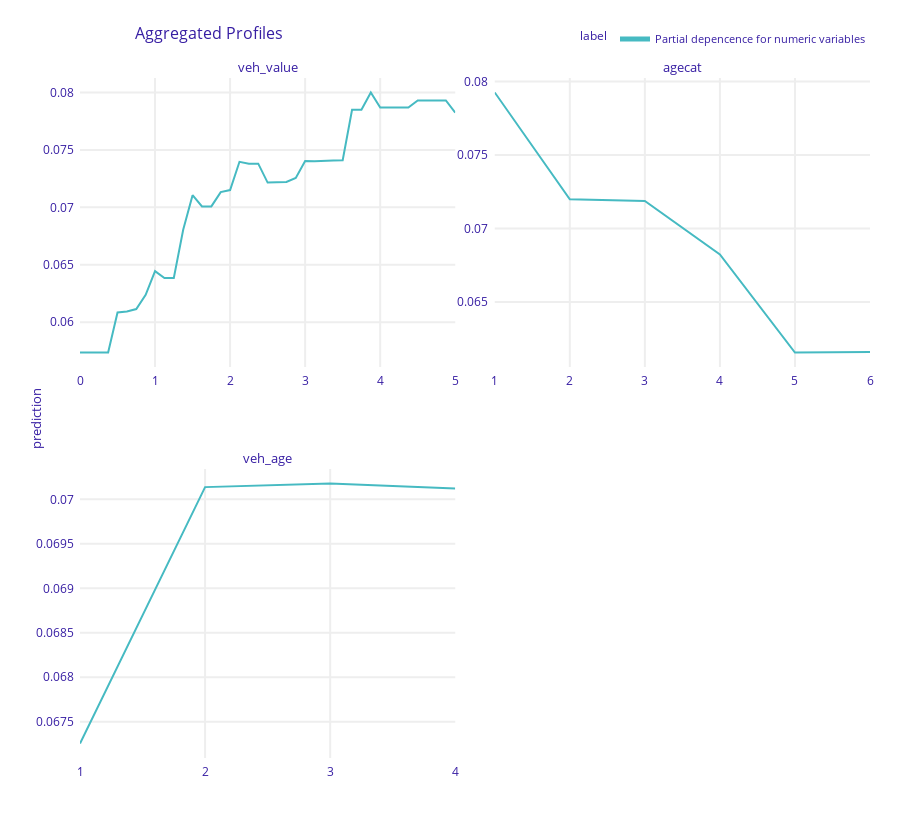
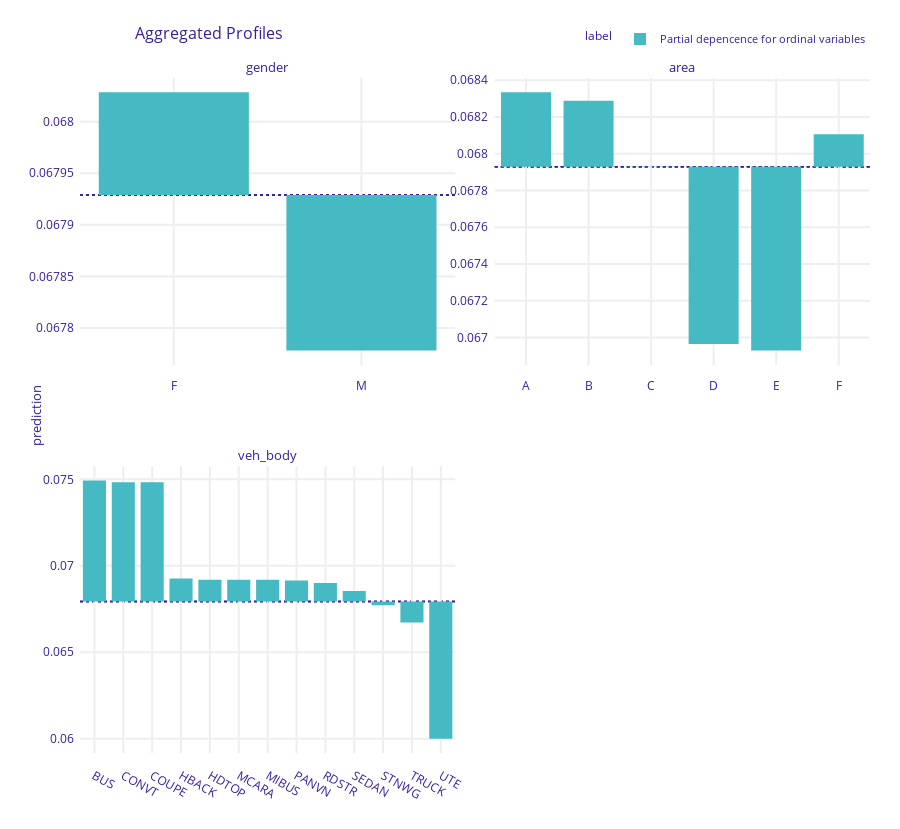

Write notebook code for charts like these, in order.
### Code cell
# Interpret model
import numpy as np
import dalex as dx
from sklearn.metrics import log_loss

# Variable importance regarding MSE improvement
lgb.plot_importance(fit, importance_type="gain", xlabel="Gain")

# Set up explainer object
def pred_fun(m, df):
    return m.predict(encoder.transform(df))


exp = dx.Explainer(fit, df_train, predict_function=pred_fun, verbose=False)

# Test performance
test_loss = log_loss(y_test, exp.predict(df_test))
test_loss0 = log_loss(y_test, np.repeat(y_train.mean(), len(y_test)))
rel_imp = (test_loss0 - test_loss) / test_loss0

print(f"Test log-loss: {test_loss: .3f}")
print(f"Relative improvement in log-loss: {rel_imp: .3%}")

# Partial dependence plots on training data
num_eval_at = {
    "veh_value": np.linspace(0, 5, 41),
    "agecat": sorted(car["agecat"].unique()),
    "veh_age": sorted(car["veh_age"].unique()),
}
pdp_num = exp.model_profile(
    variable_splits=num_eval_at,
    label="Partial depencence for numeric variables",
    verbose=False,
)
pdp_num.plot(facet_scales="free")

pdp_ord = exp.model_profile(
    variable_type="categorical",
    variable_splits=dict(zip(ord_features, ord_levels)),
    label="Partial depencence for ordinal variables",
    verbose=False,
)
pdp_ord.plot(facet_scales="free")

### Figure 1 — Plotly figure (JSON) as saved in the notebook; plotly's stock layout.template omitted (floating-point values rounded to 4 significant figures)
{"data": [{"customdata": [[0.06924, "Partial depencence for numeric variables", "veh_value"], [0.06924, "Partial depencence for numeric variables", "veh_value"], [0.06924, "Partial depencence for numeric variables", "veh_value"], [0.06924, "Partial depencence for numeric variables", "veh_value"], [0.06924, "Partial depencence for numeric variables", "veh_value"], [0.06924, "Partial depencence for numeric variables", "veh_value"], [0.06924, "Partial depencence for numeric variables", "veh_value"], [0.06924, "Partial depencence for numeric variables", "veh_value"], [0.06924, "Partial depencence for numeric variables", "veh_value"], [0.06924, "Partial depencence for numeric variables", "veh_value"], [0.06924, "Partial depencence for numeric variables", "veh_value"], [0.06924, "Partial depencence for numeric variables", "veh_value"], [0.06924, "Partial depencence for numeric variables", "veh_value"], [0.06924, "Partial depencence for numeric variables", "veh_value"], [0.06924, "Partial depencence for numeric variables", "veh_value"], [0.06924, "Partial depencence for numeric variables", "veh_value"], [0.06924, "Partial depencence for numeric variables", "veh_value"], [0.06924, "Partial depencence for numeric variables", "veh_value"], [0.06924, "Partial depencence for numeric variables", "veh_value"], [0.06924, "Partial depencence for numeric variables", "veh_value"], [0.06924, "Partial depencence for numeric variables", "veh_value"], [0.06924, "Partial depencence for numeric variables", "veh_value"], [0.06924, "Partial depencence for numeric variables", "veh_value"], [0.06924, "Partial depencence for numeric variables", "veh_value"], [0.06924, "Partial depencence for numeric variables", "veh_value"], [0.06924, "Partial depencence for numeric variables", "veh_value"], [0.06924, "Partial depencence for numeric variables", "veh_value"], [0.06924, "Partial depencence for numeric variables", "veh_value"], [0.06924, "Partial depencence for numeric variables", "veh_value"], [0.06924, "Partial depencence for numeric variables", "veh_value"], [0.06924, "Partial depencence for numeric variables", "veh_value"], [0.06924, "Partial depencence for numeric variables", "veh_value"], [0.06924, "Partial depencence for numeric variables", "veh_value"], [0.06924, "Partial depencence for numeric variables", "veh_value"], [0.06924, "Partial depencence for numeric variables", "veh_value"], [0.06924, "Partial depencence for numeric variables", "veh_value"], [0.06924, "Partial depencence for numeric variables", "veh_value"], [0.06924, "Partial depencence for numeric variables", "veh_value"], [0.06924, "Partial depencence for numeric variables", "veh_value"], [0.06924, "Partial depencence for numeric variables", "veh_value"], [0.06924, "Partial depencence for numeric variables", "veh_value"]], "hovertemplate": "<b>%{hovertext}</b><br><br>prediction=%{y:.3f}<br>mean_prediction=%{customdata[0]:.3f}<extra></extra>", "hovertext": ["Partial depencence for numeric variables", "Partial depencence for numeric variables", "Partial depencence for numeric variables", "Partial depencence for numeric variables", "Partial depencence for numeric variables", "Partial depencence for numeric variables", "Partial depencence for numeric variables", "Partial depencence for numeric variables", "Partial depencence for numeric variables", "Partial depencence for numeric variables", "Partial depencence for numeric variables", "Partial depencence for numeric variables", "Partial depencence for numeric variables", "Partial depencence for numeric variables", "Partial depencence for numeric variables", "Partial depencence for numeric variables", "Partial depencence for numeric variables", "Partial depencence for numeric variables", "Partial depencence for numeric variables", "Partial depencence for numeric variables", "Partial depencence for numeric variables", "Partial depencence for numeric variables", "Partial depencence for numeric variables", "Partial depencence for numeric variables", "Partial depencence for numeric variables", "Partial depencence for numeric variables", "Partial depencence for numeric variables", "Partial depencence for numeric variables", "Partial depencence for numeric variables", "Partial depencence for numeric variables", "Partial depencence for numeric variables", "Partial depencence for numeric variables", "Partial depencence for numeric variables", "Partial depencence for numeric variables", "Partial depencence for numeric variables", "Partial depencence for numeric variables", "Partial depencence for numeric variables", "Partial depencence for numeric variables", "Partial depencence for numeric variables", "Partial depencence for numeric variables", "Partial depencence for numeric variables"], "legendgroup": "Partial depencence for numeric variables", "line": {"color": "#46bac2", "dash": "solid", "width": 2}, "marker": {"symbol": "circle"}, "mode": "lines", "name": "Partial depencence for numeric variables", "opacity": 1, "orientation": "v", "showlegend": true, "type": "scatter", "x": [0, 0.125, 0.25, 0.375, 0.5, 0.625, 0.75, 0.875, 1, 1.125, 1.25, 1.375, 1.5, 1.625, 1.75, 1.875, 2, 2.125, 2.25, 2.375, 2.5, 2.625, 2.75, 2.875, 3, 3.125, 3.25, 3.375, 3.5, 3.625, 3.75, 3.875, 4, 4.125, 4.25, 4.375, 4.5, 4.625, 4.75, 4.875, 5], "xaxis": "x3", "y": [0.05735, 0.05735, 0.05735, 0.05735, 0.06084, 0.06092, 0.06114, 0.06239, 0.06445, 0.06384, 0.06384, 0.06805, 0.07106, 0.07008, 0.07008, 0.07133, 0.07151, 0.07397, 0.07381, 0.07381, 0.07216, 0.07222, 0.07222, 0.07256, 0.07403, 0.07403, 0.07403, 0.07408, 0.0741, 0.0785, 0.0785, 0.08001, 0.0787, 0.0787, 0.0787, 0.0787, 0.07931, 0.07931, 0.07931, 0.07931, 0.07825], "yaxis": "y3"}, {"customdata": [[0.06924, "Partial depencence for numeric variables", "agecat"], [0.06924, "Partial depencence for numeric variables", "agecat"], [0.06924, "Partial depencence for numeric variables", "agecat"], [0.06924, "Partial depencence for numeric variables", "agecat"], [0.06924, "Partial depencence for numeric variables", "agecat"], [0.06924, "Partial depencence for numeric variables", "agecat"]], "hovertemplate": "<b>%{hovertext}</b><br><br>prediction=%{y:.3f}<br>mean_prediction=%{customdata[0]:.3f}<extra></extra>", "hovertext": ["Partial depencence for numeric variables", "Partial depencence for numeric variables", "Partial depencence for numeric variables", "Partial depencence for numeric variables", "Partial depencence for numeric variables", "Partial depencence for numeric variables"], "legendgroup": "Partial depencence for numeric variables", "line": {"color": "#46bac2", "dash": "solid", "width": 2}, "marker": {"symbol": "circle"}, "mode": "lines", "name": "Partial depencence for numeric variables", "opacity": 1, "orientation": "v", "showlegend": false, "type": "scatter", "x": [1, 2, 3, 4, 5, 6], "xaxis": "x4", "y": [0.07925, 0.07198, 0.07187, 0.06823, 0.06155, 0.06158], "yaxis": "y4"}, {"customdata": [[0.06924, "Partial depencence for numeric variables", "veh_age"], [0.06924, "Partial depencence for numeric variables", "veh_age"], [0.06924, "Partial depencence for numeric variables", "veh_age"], [0.06924, "Partial depencence for numeric variables", "veh_age"]], "hovertemplate": "<b>%{hovertext}</b><br><br>prediction=%{y:.3f}<br>mean_prediction=%{customdata[0]:.3f}<extra></extra>", "hovertext": ["Partial depencence for numeric variables", "Partial depencence for numeric variables", "Partial depencence for numeric variables", "Partial depencence for numeric variables"], "legendgroup": "Partial depencence for numeric variables", "line": {"color": "#46bac2", "dash": "solid", "width": 2}, "marker": {"symbol": "circle"}, "mode": "lines", "name": "Partial depencence for numeric variables", "opacity": 1, "orientation": "v", "showlegend": false, "type": "scatter", "x": [1, 2, 3, 4], "xaxis": "x", "y": [0.06725, 0.07014, 0.07018, 0.07012], "yaxis": "y"}], "layout": {"annotations": [{"font": {"size": 13}, "showarrow": false, "text": "veh_age", "x": 0.2375, "xanchor": "center", "xref": "paper", "y": 0.425, "yanchor": "bottom", "yref": "paper"}, {"font": {"size": 13}, "showarrow": false, "text": "veh_value", "x": 0.2375, "xanchor": "center", "xref": "paper", "y": 1, "yanchor": "bottom", "yref": "paper"}, {"font": {"size": 13}, "showarrow": false, "text": "agecat", "x": 0.7625, "xanchor": "center", "xref": "paper", "y": 1, "yanchor": "bottom", "yref": "paper"}, {"font": {"size": 13}, "showarrow": false, "text": "prediction", "textangle": -90, "x": -0.07, "xref": "paper", "y": 0.5, "yref": "paper"}], "font": {"color": "#371ea3"}, "height": 829, "hovermode": "x unified", "legend": {"font": {"size": 11}, "itemsizing": "constant", "orientation": "h", "title": {"font": {"size": 12}, "text": "label"}, "tracegroupgap": 0, "x": 1, "xanchor": "right", "y": 1.036, "yanchor": "bottom"}, "margin": {"b": 71, "r": 30, "t": 78}, "title": {"font": {"size": 16}, "text": "Aggregated Profiles", "x": 0.15}, "xaxis": {"anchor": "y", "automargin": true, "domain": [0, 0.475], "fixedrange": true, "gridwidth": 2, "showticklabels": true, "tickcolor": "white", "ticklen": 3, "ticks": "outside", "title": {"text": ""}, "type": "linear", "zeroline": false}, "xaxis2": {"anchor": "y2", "automargin": true, "domain": [0.525, 1], "fixedrange": true, "gridwidth": 2, "showticklabels": true, "tickcolor": "white", "ticklen": 3, "ticks": "outside", "title": {"text": ""}, "type": "linear", "zeroline": false}, "xaxis3": {"anchor": "y3", "automargin": true, "domain": [0, 0.475], "fixedrange": true, "gridwidth": 2, "showticklabels": true, "tickcolor": "white", "ticklen": 3, "ticks": "outside", "title": {"text": ""}, "type": "linear", "zeroline": false}, "xaxis4": {"anchor": "y4", "automargin": true, "domain": [0.525, 1], "fixedrange": true, "gridwidth": 2, "showticklabels": true, "tickcolor": "white", "ticklen": 3, "ticks": "outside", "title": {"text": ""}, "type": "linear", "zeroline": false}, "yaxis": {"anchor": "x", "automargin": true, "domain": [0, 0.425], "fixedrange": true, "gridwidth": 2, "showticklabels": true, "tickcolor": "white", "ticklen": 3, "ticks": "outside", "title": {"text": ""}, "type": "linear", "zeroline": false}, "yaxis2": {"anchor": "x2", "automargin": true, "domain": [0, 0.425], "fixedrange": true, "gridwidth": 2, "showticklabels": true, "tickcolor": "white", "ticklen": 3, "ticks": "outside", "title": {"text": ""}, "type": "linear", "zeroline": false}, "yaxis3": {"anchor": "x3", "automargin": true, "domain": [0.575, 1], "fixedrange": true, "gridwidth": 2, "showticklabels": true, "tickcolor": "white", "ticklen": 3, "ticks": "outside", "title": {"text": ""}, "type": "linear", "zeroline": false}, "yaxis4": {"anchor": "x4", "automargin": true, "domain": [0.575, 1], "fixedrange": true, "gridwidth": 2, "showticklabels": true, "tickcolor": "white", "ticklen": 3, "ticks": "outside", "title": {"text": ""}, "type": "linear", "zeroline": false}}}

### Figure 2 — Plotly figure (JSON) as saved in the notebook; plotly's stock layout.template omitted (floating-point values rounded to 4 significant figures)
{"data": [{"alignmentgroup": "True", "base": [0.06793, 0.06793], "customdata": [[0.06803, "Partial depencence for ordinal variables", "gender"], [0.06778, "Partial depencence for ordinal variables", "gender"]], "hovertemplate": "<b>%{hovertext}</b><br><br>mean_prediction=%{base:.3f}<br>prediction=%{customdata[0]:.3f}<extra></extra>", "hovertext": ["Partial depencence for ordinal variables", "Partial depencence for ordinal variables"], "legendgroup": "Partial depencence for ordinal variables", "marker": {"color": "#46bac2", "pattern": {"shape": ""}}, "name": "Partial depencence for ordinal variables", "offsetgroup": "Partial depencence for ordinal variables", "orientation": "v", "showlegend": true, "textposition": "auto", "type": "bar", "x": ["F", "M"], "xaxis": "x3", "y": [9.951e-05, -0.0001508], "yaxis": "y3"}, {"alignmentgroup": "True", "base": [0.06793, 0.06793, 0.06793, 0.06793, 0.06793, 0.06793], "customdata": [[0.06833, "Partial depencence for ordinal variables", "area"], [0.06829, "Partial depencence for ordinal variables", "area"], [0.06793, "Partial depencence for ordinal variables", "area"], [0.06697, "Partial depencence for ordinal variables", "area"], [0.06693, "Partial depencence for ordinal variables", "area"], [0.06811, "Partial depencence for ordinal variables", "area"]], "hovertemplate": "<b>%{hovertext}</b><br><br>mean_prediction=%{base:.3f}<br>prediction=%{customdata[0]:.3f}<extra></extra>", "hovertext": ["Partial depencence for ordinal variables", "Partial depencence for ordinal variables", "Partial depencence for ordinal variables", "Partial depencence for ordinal variables", "Partial depencence for ordinal variables", "Partial depencence for ordinal variables"], "legendgroup": "Partial depencence for ordinal variables", "marker": {"color": "#46bac2", "pattern": {"shape": ""}}, "name": "Partial depencence for ordinal variables", "offsetgroup": "Partial depencence for ordinal variables", "orientation": "v", "showlegend": false, "textposition": "auto", "type": "bar", "x": ["A", "B", "C", "D", "E", "F"], "xaxis": "x4", "y": [0.0004048, 0.0003594, 1.393e-06, -0.0009634, -0.0009992, 0.0001771], "yaxis": "y4"}, {"alignmentgroup": "True", "base": [0.06793, 0.06793, 0.06793, 0.06793, 0.06793, 0.06793, 0.06793, 0.06793, 0.06793, 0.06793, 0.06793, 0.06793, 0.06793], "customdata": [[0.07493, "Partial depencence for ordinal variables", "veh_body"], [0.07483, "Partial depencence for ordinal variables", "veh_body"], [0.07483, "Partial depencence for ordinal variables", "veh_body"], [0.06926, "Partial depencence for ordinal variables", "veh_body"], [0.06919, "Partial depencence for ordinal variables", "veh_body"], [0.06919, "Partial depencence for ordinal variables", "veh_body"], [0.06919, "Partial depencence for ordinal variables", "veh_body"], [0.06914, "Partial depencence for ordinal variables", "veh_body"], [0.06901, "Partial depencence for ordinal variables", "veh_body"], [0.06854, "Partial depencence for ordinal variables", "veh_body"], [0.06772, "Partial depencence for ordinal variables", "veh_body"], [0.06673, "Partial depencence for ordinal variables", "veh_body"], [0.06, "Partial depencence for ordinal variables", "veh_body"]], "hovertemplate": "<b>%{hovertext}</b><br><br>mean_prediction=%{base:.3f}<br>prediction=%{customdata[0]:.3f}<extra></extra>", "hovertext": ["Partial depencence for ordinal variables", "Partial depencence for ordinal variables", "Partial depencence for ordinal variables", "Partial depencence for ordinal variables", "Partial depencence for ordinal variables", "Partial depencence for ordinal variables", "Partial depencence for ordinal variables", "Partial depencence for ordinal variables", "Partial depencence for ordinal variables", "Partial depencence for ordinal variables", "Partial depencence for ordinal variables", "Partial depencence for ordinal variables", "Partial depencence for ordinal variables"], "legendgroup": "Partial depencence for ordinal variables", "marker": {"color": "#46bac2", "pattern": {"shape": ""}}, "name": "Partial depencence for ordinal variables", "offsetgroup": "Partial depencence for ordinal variables", "orientation": "v", "showlegend": false, "textposition": "auto", "type": "bar", "x": ["BUS", "CONVT", "COUPE", "HBACK", "HDTOP", "MCARA", "MIBUS", "PANVN", "RDSTR", "SEDAN", "STNWG", "TRUCK", "UTE"], "xaxis": "x", "y": [0.007006, 0.006906, 0.006906, 0.001331, 0.001266, 0.001266, 0.001266, 0.001215, 0.00108, 0.0006132, -0.0002111, -0.001202, -0.007927], "yaxis": "y"}], "layout": {"annotations": [{"font": {"size": 13}, "showarrow": false, "text": "veh_body", "x": 0.2375, "xanchor": "center", "xref": "paper", "y": 0.425, "yanchor": "bottom", "yref": "paper"}, {"font": {"size": 13}, "showarrow": false, "text": "gender", "x": 0.2375, "xanchor": "center", "xref": "paper", "y": 1, "yanchor": "bottom", "yref": "paper"}, {"font": {"size": 13}, "showarrow": false, "text": "area", "x": 0.7625, "xanchor": "center", "xref": "paper", "y": 1, "yanchor": "bottom", "yref": "paper"}, {"font": {"size": 13}, "showarrow": false, "text": "prediction", "textangle": -90, "x": -0.07, "xref": "paper", "y": 0.5, "yref": "paper"}], "barmode": "group", "font": {"color": "#371ea3"}, "height": 829, "hovermode": "x unified", "legend": {"font": {"size": 11}, "itemsizing": "constant", "orientation": "h", "title": {"font": {"size": 12}, "text": "label"}, "tracegroupgap": 0, "x": 1, "xanchor": "right", "y": 1.036, "yanchor": "bottom"}, "margin": {"b": 71, "r": 30, "t": 78}, "shapes": [{"layer": "below", "line": {"color": "#371ea3", "dash": "dot", "width": 1.5}, "type": "line", "x0": 0, "x1": 1, "xref": "x domain", "y0": 0.06793, "y1": 0.06793, "yref": "y"}, {"layer": "below", "line": {"color": "#371ea3", "dash": "dot", "width": 1.5}, "type": "line", "x0": 0, "x1": 1, "xref": "x3 domain", "y0": 0.06793, "y1": 0.06793, "yref": "y3"}, {"layer": "below", "line": {"color": "#371ea3", "dash": "dot", "width": 1.5}, "type": "line", "x0": 0, "x1": 1, "xref": "x4 domain", "y0": 0.06793, "y1": 0.06793, "yref": "y4"}, {"layer": "below", "line": {"color": "#371ea3", "dash": "dot", "width": 1.5}, "type": "line", "x0": 0, "x1": 1, "xref": "x domain", "y0": 0.06793, "y1": 0.06793, "yref": "y"}, {"layer": "below", "line": {"color": "#371ea3", "dash": "dot", "width": 1.5}, "type": "line", "x0": 0, "x1": 1, "xref": "x3 domain", "y0": 0.06793, "y1": 0.06793, "yref": "y3"}, {"layer": "below", "line": {"color": "#371ea3", "dash": "dot", "width": 1.5}, "type": "line", "x0": 0, "x1": 1, "xref": "x4 domain", "y0": 0.06793, "y1": 0.06793, "yref": "y4"}, {"layer": "below", "line": {"color": "#371ea3", "dash": "dot", "width": 1.5}, "type": "line", "x0": 0, "x1": 1, "xref": "x domain", "y0": 0.06793, "y1": 0.06793, "yref": "y"}, {"layer": "below", "line": {"color": "#371ea3", "dash": "dot", "width": 1.5}, "type": "line", "x0": 0, "x1": 1, "xref": "x3 domain", "y0": 0.06793, "y1": 0.06793, "yref": "y3"}, {"layer": "below", "line": {"color": "#371ea3", "dash": "dot", "width": 1.5}, "type": "line", "x0": 0, "x1": 1, "xref": "x4 domain", "y0": 0.06793, "y1": 0.06793, "yref": "y4"}], "title": {"font": {"size": 16}, "text": "Aggregated Profiles", "x": 0.15}, "xaxis": {"anchor": "y", "automargin": true, "domain": [0, 0.475], "fixedrange": true, "gridwidth": 2, "showticklabels": true, "tickcolor": "white", "ticklen": 10, "ticks": "outside", "title": {"text": ""}, "type": "category"}, "xaxis2": {"anchor": "y2", "automargin": true, "domain": [0.525, 1], "fixedrange": true, "gridwidth": 2, "showticklabels": true, "tickcolor": "white", "ticklen": 10, "ticks": "outside", "title": {"text": ""}, "type": "category"}, "xaxis3": {"anchor": "y3", "automargin": true, "domain": [0, 0.475], "fixedrange": true, "gridwidth": 2, "showticklabels": true, "tickcolor": "white", "ticklen": 10, "ticks": "outside", "title": {"text": ""}, "type": "category"}, "xaxis4": {"anchor": "y4", "automargin": true, "domain": [0.525, 1], "fixedrange": true, "gridwidth": 2, "showticklabels": true, "tickcolor": "white", "ticklen": 10, "ticks": "outside", "title": {"text": ""}, "type": "category"}, "yaxis": {"anchor": "x", "automargin": true, "domain": [0, 0.425], "fixedrange": true, "gridwidth": 2, "showticklabels": true, "tickcolor": "white", "ticklen": 3, "ticks": "outside", "title": {"text": ""}, "type": "linear", "zeroline": false}, "yaxis2": {"anchor": "x2", "automargin": true, "domain": [0, 0.425], "fixedrange": true, "gridwidth": 2, "showticklabels": true, "tickcolor": "white", "ticklen": 3, "ticks": "outside", "title": {"text": ""}, "type": "linear", "zeroline": false}, "yaxis3": {"anchor": "x3", "automargin": true, "domain": [0.575, 1], "fixedrange": true, "gridwidth": 2, "showticklabels": true, "tickcolor": "white", "ticklen": 3, "ticks": "outside", "title": {"text": ""}, "type": "linear", "zeroline": false}, "yaxis4": {"anchor": "x4", "automargin": true, "domain": [0.575, 1], "fixedrange": true, "gridwidth": 2, "showticklabels": true, "tickcolor": "white", "ticklen": 3, "ticks": "outside", "title": {"text": ""}, "type": "linear", "zeroline": false}}}
